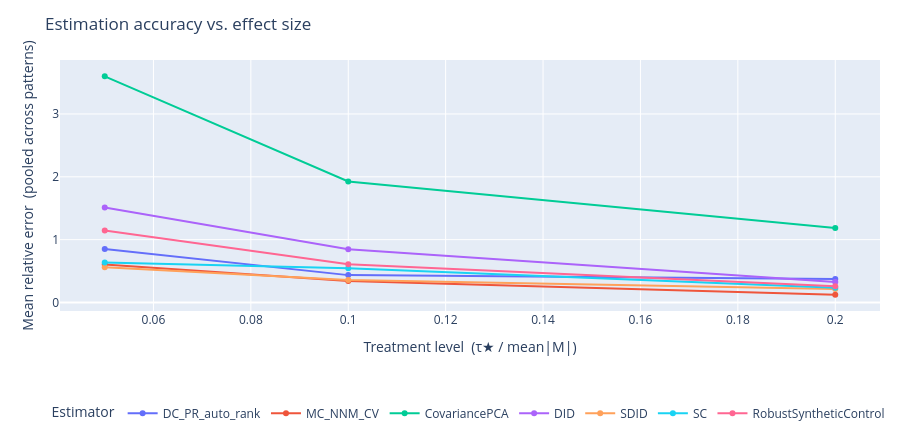

Write notebook code for a chart like this one.
### Markdown cell above
### 2c — Effect size vs. accuracy

Smaller treatment levels (weak signals) make estimation harder.  
This chart shows mean error across all valid patterns as treatment level varies.

### Code cell
tl_df = (
    df_exp
    .groupby(["method", "treatment_level"])["error"]
    .mean()
    .reset_index()
)

fig = px.line(
    tl_df,
    x="treatment_level",
    y="error",
    color="method",
    markers=True,
    category_orders={"method": METHODS_ORDER},
    labels={
        "treatment_level": "Treatment level  (τ* / mean|M|)",
        "error": "Mean relative error  (pooled across patterns)",
        "method": "Estimator",
    },
    title="Estimation accuracy vs. effect size",
)
fig.update_layout(
    height=440,
    margin=dict(l=60, r=20, t=60, b=100),
    legend=dict(orientation="h", y=-0.35, x=0.5, xanchor="center", title="Estimator"),
)
fig.show()

### Figure 1 — Plotly figure (JSON) as saved in the notebook; plotly's stock layout.template omitted (floating-point values rounded to 4 significant figures)
{"data": [{"hovertemplate": "Estimator=DC_PR_auto_rank<br>Treatment level  (τ★ / mean|M|)=%{x}<br>Mean relative error  (pooled across patterns)=%{y}<extra></extra>", "legendgroup": "DC_PR_auto_rank", "line": {"color": "#636efa", "dash": "solid"}, "marker": {"symbol": "circle"}, "mode": "lines+markers", "name": "DC_PR_auto_rank", "orientation": "v", "showlegend": true, "type": "scatter", "x": [0.05, 0.1, 0.2], "xaxis": "x", "y": [0.8506, 0.4356, 0.3732], "yaxis": "y"}, {"hovertemplate": "Estimator=MC_NNM_CV<br>Treatment level  (τ★ / mean|M|)=%{x}<br>Mean relative error  (pooled across patterns)=%{y}<extra></extra>", "legendgroup": "MC_NNM_CV", "line": {"color": "#EF553B", "dash": "solid"}, "marker": {"symbol": "circle"}, "mode": "lines+markers", "name": "MC_NNM_CV", "orientation": "v", "showlegend": true, "type": "scatter", "x": [0.05, 0.1, 0.2], "xaxis": "x", "y": [0.6033, 0.3422, 0.1241], "yaxis": "y"}, {"hovertemplate": "Estimator=CovariancePCA<br>Treatment level  (τ★ / mean|M|)=%{x}<br>Mean relative error  (pooled across patterns)=%{y}<extra></extra>", "legendgroup": "CovariancePCA", "line": {"color": "#00cc96", "dash": "solid"}, "marker": {"symbol": "circle"}, "mode": "lines+markers", "name": "CovariancePCA", "orientation": "v", "showlegend": true, "type": "scatter", "x": [0.05, 0.1, 0.2], "xaxis": "x", "y": [3.599, 1.925, 1.187], "yaxis": "y"}, {"hovertemplate": "Estimator=DID<br>Treatment level  (τ★ / mean|M|)=%{x}<br>Mean relative error  (pooled across patterns)=%{y}<extra></extra>", "legendgroup": "DID", "line": {"color": "#ab63fa", "dash": "solid"}, "marker": {"symbol": "circle"}, "mode": "lines+markers", "name": "DID", "orientation": "v", "showlegend": true, "type": "scatter", "x": [0.05, 0.1, 0.2], "xaxis": "x", "y": [1.512, 0.8454, 0.3278], "yaxis": "y"}, {"hovertemplate": "Estimator=SDID<br>Treatment level  (τ★ / mean|M|)=%{x}<br>Mean relative error  (pooled across patterns)=%{y}<extra></extra>", "legendgroup": "SDID", "line": {"color": "#FFA15A", "dash": "solid"}, "marker": {"symbol": "circle"}, "mode": "lines+markers", "name": "SDID", "orientation": "v", "showlegend": true, "type": "scatter", "x": [0.05, 0.1, 0.2], "xaxis": "x", "y": [0.5604, 0.3574, 0.216], "yaxis": "y"}, {"hovertemplate": "Estimator=SC<br>Treatment level  (τ★ / mean|M|)=%{x}<br>Mean relative error  (pooled across patterns)=%{y}<extra></extra>", "legendgroup": "SC", "line": {"color": "#19d3f3", "dash": "solid"}, "marker": {"symbol": "circle"}, "mode": "lines+markers", "name": "SC", "orientation": "v", "showlegend": true, "type": "scatter", "x": [0.05, 0.1, 0.2], "xaxis": "x", "y": [0.6344, 0.5447, 0.2357], "yaxis": "y"}, {"hovertemplate": "Estimator=RobustSyntheticControl<br>Treatment level  (τ★ / mean|M|)=%{x}<br>Mean relative error  (pooled across patterns)=%{y}<extra></extra>", "legendgroup": "RobustSyntheticControl", "line": {"color": "#FF6692", "dash": "solid"}, "marker": {"symbol": "circle"}, "mode": "lines+markers", "name": "RobustSyntheticControl", "orientation": "v", "showlegend": true, "type": "scatter", "x": [0.05, 0.1, 0.2], "xaxis": "x", "y": [1.144, 0.6074, 0.2573], "yaxis": "y"}], "layout": {"height": 440, "legend": {"orientation": "h", "title": {"text": "Estimator"}, "tracegroupgap": 0, "x": 0.5, "xanchor": "center", "y": -0.35}, "margin": {"b": 100, "l": 60, "r": 20, "t": 60}, "title": {"text": "Estimation accuracy vs. effect size"}, "xaxis": {"anchor": "y", "domain": [0, 1], "title": {"text": "Treatment level  (τ★ / mean|M|)"}}, "yaxis": {"anchor": "x", "domain": [0, 1], "title": {"text": "Mean relative error  (pooled across patterns)"}}}}
